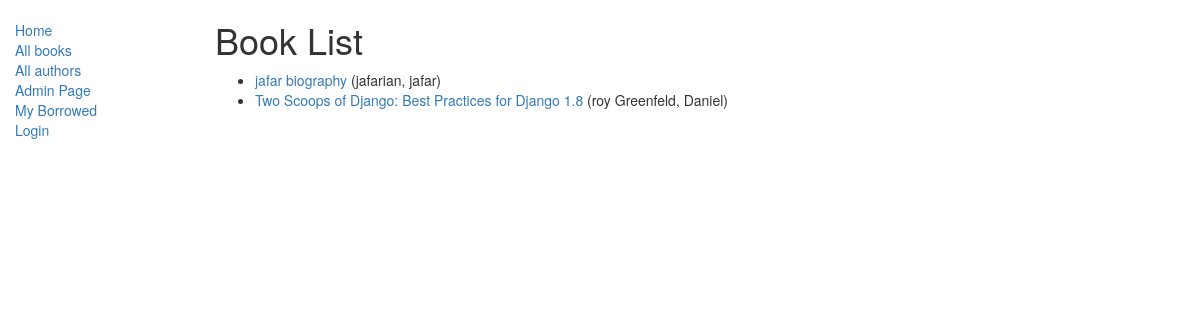
/catalog/books/, run on the app's committed database.
### catalog/models.py (models this page shows, shortened)
class Book(models.Model):
    title = models.CharField(max_length=200)
    author = models.ForeignKey('Author', on_delete=models.SET_NULL, null=True)
    summary = models.TextField(max_length=1000, help_text="Enter a brief description of the book")
    isbn = models.CharField('ISBN',max_length=13, help_text='13 Character <a href="https://www.isbn-international.org/content/what-isbn">ISBN number</a>')
    genre = models.ManyToManyField(Genre, help_text="Select a genre for this book")
    def get_absolute_url(self):
        return reverse('catalog:book-detail', args=[str(self.id)])
    def display_genre(self):
        """
        Creates a string for the Genre. This is required to display genre in Admin.
        """
        return ', '.join([ genre.name for genre in self.genre.all()[:3] ])
    display_genre.short_description = 'Genre'

class Author(models.Model):
    first_name = models.CharField(max_length=100)
    last_name = models.CharField(max_length=100)
    date_of_birth = models.DateField(null=True, blank=True)
    date_of_death = models.DateField('Died', null=True, blank=True)
    def __str__(self):
        return '%s, %s' % (self.last_name, self.first_name)

### catalog/views.py (the view)
# urls.py: path('books/', views.BookListView.as_view(), name='books'),
class BookListView(generic.ListView):
    model=models.Book
    template_name='catalog/book_list.html'

### catalog/templates/catalog/book_list.html
{% extends "catalog/base_generic.html" %}
{% block content %}
    <h1>Book List</h1>
    {% if book_list %}
    <ul>
      {% for book in book_list %}
      <li>
        <a href="{{ book.get_absolute_url }}">{{ book.title }}</a> ({{book.author}})
      </li>
      {% endfor %}
    </ul>
    {% else %}
      <p> There are no books in the library. </p>
    {% endif %}
{% endblock %}

### data on the page
Book: title "jafar biography", author "jafarian, jafar"
Book: title "Two Scoops of Django: Best Practices for Django 1.8", author "roy Greenfeld, Daniel"
